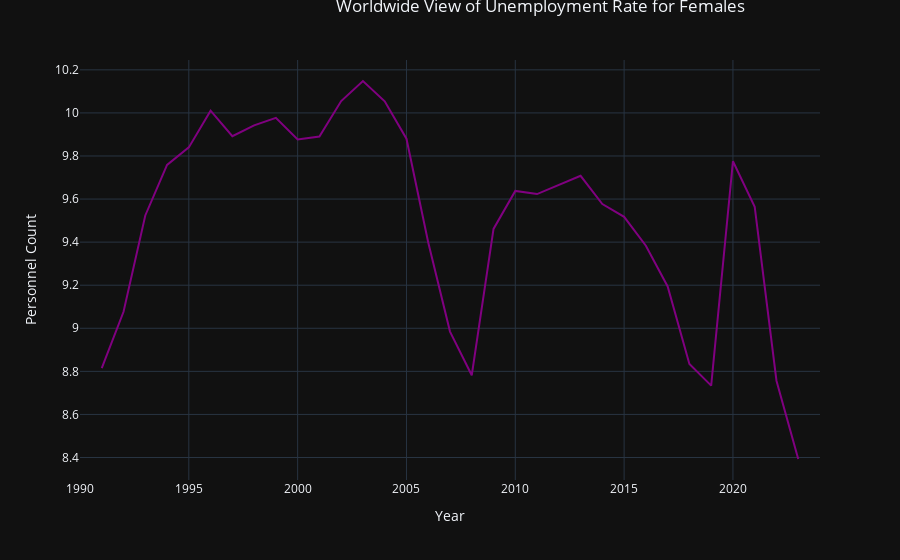

Here is the notebook cell this chart was saved with:
### Code cell
line = px.line(data_frame= unemployment_rate,x= "Year" ,y =["Unemployment rate for females"] , markers = False)
line.update_yaxes(title_text = 'Number')
line.update_yaxes(title_text = 'Personnel Count')
line.update_xaxes(range=[1990,2024])
line.update_traces(line_color="purple")
line.update_layout(legend=dict(title=""),
                  showlegend = False,
    title = {
        'text': 'Worldwide View of Unemployment Rate for Females',
        'y':1,
        'x':0.60},
         template="plotly_dark")

line.show()

### Figure 1 — Plotly figure (JSON) as saved in the notebook; plotly's stock layout.template omitted (floating-point values rounded to 4 significant figures)
{"data": [{"hovertemplate": "variable=Unemployment rate for females<br>Year=%{x}<br>value=%{y}<extra></extra>", "legendgroup": "Unemployment rate for females", "line": {"color": "purple", "dash": "solid"}, "marker": {"symbol": "circle"}, "mode": "lines", "name": "Unemployment rate for females", "orientation": "v", "showlegend": true, "type": "scatter", "x": [1976, 1977, 1978, 1979, 1980, 1981, 1982, 1983, 1984, 1985, 1986, 1987, 1988, 1989, 1990, 1991, 1992, 1993, 1994, 1995, 1996, 1997, 1998, 1999, 2000, 2001, 2002, 2003, 2004, 2005, 2006, 2007, 2008, 2009, 2010, 2011, 2012, 2013, 2014, 2015, 2016, 2017, 2018, 2019, 2020, 2021, 2022, 2023], "xaxis": "x", "y": [null, null, null, null, null, null, null, null, null, null, null, null, null, null, null, 8.815, 9.077, 9.524, 9.759, 9.84, 10.01, 9.892, 9.942, 9.977, 9.876, 9.891, 10.05, 10.15, 10.05, 9.88, 9.399, 8.985, 8.782, 9.461, 9.638, 9.623, 9.666, 9.708, 9.577, 9.518, 9.384, 9.194, 8.834, 8.734, 9.775, 9.564, 8.757, 8.393], "yaxis": "y"}], "layout": {"legend": {"title": {"text": ""}, "tracegroupgap": 0}, "margin": {"t": 60}, "showlegend": false, "title": {"text": "Worldwide View of Unemployment Rate for Females", "x": 0.6, "y": 1}, "xaxis": {"anchor": "y", "domain": [0, 1], "range": [1990, 2024], "title": {"text": "Year"}}, "yaxis": {"anchor": "x", "domain": [0, 1], "title": {"text": "Personnel Count"}}}}
